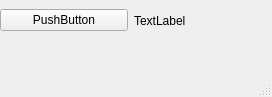
<?xml version="1.0" encoding="UTF-8"?>
<ui version="4.0">
 <class>MainWindow</class>
 <widget class="QMainWindow" name="MainWindow">
  <property name="geometry">
   <rect>
    <x>0</x>
    <y>0</y>
    <width>272</width>
    <height>97</height>
   </rect>
  </property>
  <property name="windowTitle">
   <string>MainWindow</string>
  </property>
  <widget class="QWidget" name="centralwidget">
   <widget class="QWidget" name="horizontalLayoutWidget">
    <property name="geometry">
     <rect>
      <x>0</x>
      <y>0</y>
      <width>261</width>
      <height>41</height>
     </rect>
    </property>
    <layout class="QHBoxLayout" name="horizontalLayout">
     <item>
      <widget class="QPushButton" name="pushButton">
       <property name="text">
        <string>PushButton</string>
       </property>
      </widget>
     </item>
     <item>
      <widget class="QLabel" name="label">
       <property name="text">
        <string>TextLabel</string>
       </property>
      </widget>
     </item>
    </layout>
   </widget>
  </widget>
  <widget class="QMenuBar" name="menubar">
   <property name="geometry">
    <rect>
     <x>0</x>
     <y>0</y>
     <width>272</width>
     <height>23</height>
    </rect>
   </property>
  </widget>
  <widget class="QStatusBar" name="statusbar"/>
 </widget>
 <resources/>
 <connections/>
</ui>
